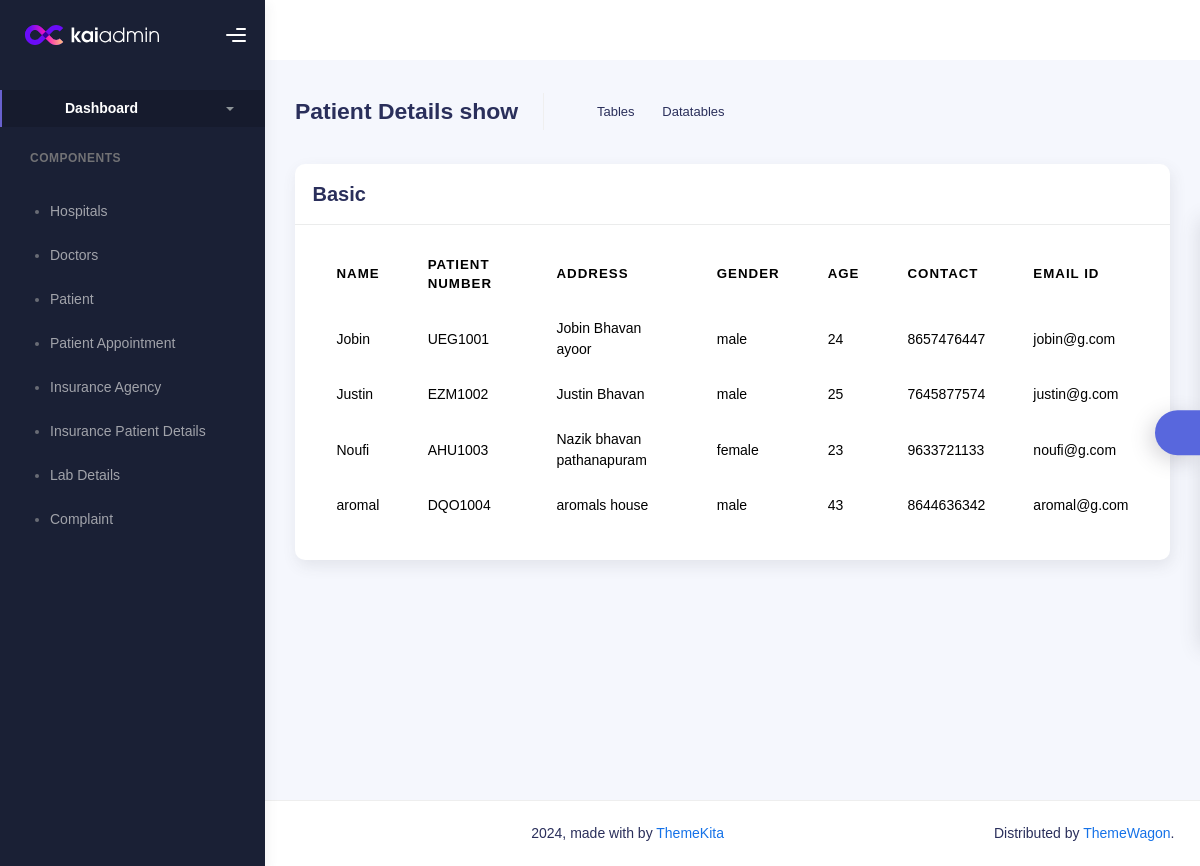
/pat_reg_show (signed in), run on the app's committed database.
### hosp_app/models.py (models this page shows, shortened)
class Patient(models.Model):
    name = models.CharField(max_length=100)
    address = models.CharField(max_length=100)
    gender = models.CharField(max_length=100)
    age = models.CharField(max_length=100)
    contact = models.CharField(max_length=100)
    loginid = models.ForeignKey(Login, on_delete=models.CASCADE)
    pr_number = models.CharField(max_length=15, unique=True, blank=True, null=True)

class Login(models.Model):
    email=models.EmailField(unique=True)
    password=models.CharField(max_length=50)
    usertype=models.CharField(max_length=100)
    status=models.IntegerField(default=0)

### hosp_app/views.py (the view)
# urls.py: path('pat_reg_show',views.pat_reg_show,name='pat_reg_show'),
def pat_reg_show(request):
    if 'user_id' in request.session:
        pat_show=Patient.objects.all()
        return render(request,'pat_reg_show.html',{'pat_show':pat_show})
    else:
        return redirect('login')

### hosp_app/templates/pat_reg_show.html (shortened to what this page needs)
{% load static %}
<!DOCTYPE html>
<html lang="en">
  <head>
    <link rel="stylesheet" href="{% static 'kaiadmin-lite-1.2.0/assets/css/bootstrap.min.css' %}" />
    <link rel="stylesheet" href="{% static 'kaiadmin-lite-1.2.0/assets/css/plugins.min.css' %}" />
    <link rel="stylesheet" href="{% static 'kaiadmin-lite-1.2.0/assets/css/kaiadmin.min.css' %}" />
    <link rel="stylesheet" href="{% static 'kaiadmin-lite-1.2.0/assets/css/demo.css' %}" />
  </head>
  <body>
    <div class="wrapper">
      <div class="sidebar" data-background-color="dark">
        <div class="sidebar-logo">
          <div class="logo-header" data-background-color="dark">
            <a href="../index.html" class="logo">
              <img
                src="{% static 'kaiadmin-lite-1.2.0/assets/img/kaiadmin/logo_light.svg' %}"
                alt="navbar brand"
                class="navbar-brand"
                height="20"
              />
            </a>
            <div class="nav-toggle">
              <button class="btn btn-toggle toggle-sidebar">
                <i class="gg-menu-right"></i>
              </button>
            </div>
          </div>
        </div>
        <div class="sidebar-wrapper scrollbar scrollbar-inner">
          <div class="sidebar-content">
            <ul class="nav nav-secondary">
              <ul class="nav nav-secondary">
              <li class="nav-item active">
                <a
                  data-bs-toggle="collapse"
                  href="#dashboard"
                  class="collapsed"
                  aria-expanded="false"
                >
                  <p>Dashboard</p>
                  <span class="caret"></span>
                </a>
              </li>
              <li class="nav-section">
                <h4 class="text-section">Components</h4>
              </li>
              <li class="nav-item">
                <ul class="nav nav-collapse">
                    <li>
                      <a href="hosp_reg_show">
                        <span class="sub-item">Hospitals</span>
                      </a>
                    </li>
                    <li>
                      <a href="doc_reg_show">
                        <span class="sub-item">Doctors</span>
                      </a>
                    </li>
                    <li>
                      <a href="pat_reg_show">
                        <span class="sub-item">Patient</span>
                      </a>
                    </li>
                    <li>
                      <a href="pat_appoint_show_admin">
                        <span class="sub-item">Patient Appointment</span>
                      </a>
                    </li>
                    <li>
                      <a href="ins_show_admin">
                        <span class="sub-item">Insurance Agency</span>
                      </a>
                    </li>
                    <li>
                      <a href="ins_pat_show_admin">
                        <span class="sub-item">Insurance Patient Details</span>
                      </a>
                    </li>
                    <li>
                      <a href="labs_show_admin">
                        <span class="sub-item">Lab Details</span>
                      </a>
                    </li>
                    <li>
                      <a href="admin_complaint_list">
                        <span class="sub-item">Complaint</span>
                      </a>
                    </li>
                  </ul>
              </li>
            </ul>
          </div>
        </div>
      </div>
      <div class="main-panel">
        <div class="main-header">
        </div>
        <div class="container">
          <div class="page-inner">
            <div class="page-header">
              <h3 class="fw-bold mb-3">Patient Details show</h3>
              <ul class="breadcrumbs mb-3">
                <li class="nav-item">
                  <a href="#">Tables</a>
                </li>
                <li class="nav-item">
                  <a href="#">Datatables</a>
                </li>
              </ul>
            </div>
            <div class="row">
              <div class="col-md-12">
                <div class="card">
                  <div class="card-header">
                    <h4 class="card-title">Basic</h4>
                  </div>
                  <div class="card-body">
                    <div class="table-responsive">
                      <table
                        id="basic-datatables"
                        class="display table table-striped table-hover"
                      >
                        <thead>
                          <tr>
                            <th>Name</th>
                            <th>Patient Number</th>
                            <th>Address</th>
                            <th>Gender</th>
                            <th>Age</th>
                            <th>Contact </th>
                            <th>email id</th>
                          </tr>
                        </thead>
                        <tfoot>
                            {% for i in pat_show %}
                          <tr>
                            <td>{{i.name}}</td>
                            <td>{{i.pr_number}}</td>
                            <td>{{i.address}}</td>
                            <td>{{i.gender}}</td>
                            <td>{{i.age}}</td>
                            <td>{{i.contact}}</td>
                            <td>{{i.loginid.email}}</td>
                          </tr>
                          {% endfor %}
                        </tfoot>
                      </table>
                    </div>
                  </div>
                </div>
              </div>
              </div>
              </div>
            </div>
          </div>
        </div>
        <footer class="footer">
          <div class="container-fluid d-flex justify-content-between">
            <nav class="pull-left">
              <ul class="nav">
                <li class="nav-item">
                  <a class="nav-link" href="http://www.themekita.com">
                  </a>
                </li>
                <li class="nav-item">
                  <a class="nav-link" href="#"> Help </a>
                </li>
                <li class="nav-item">
                  <a class="nav-link" href="#"> Licenses </a>
                </li>
              </ul>
            </nav>
            <div class="copyright">
              2024, made with  by
              <a href="http://www.themekita.com">ThemeKita</a>
            </div>
            <div>
              Distributed by
              <a target="_blank" href="https://themewagon.com/">ThemeWagon</a>.
            </div>
          </div>
        </footer>
      <div class="custom-template">
        <div class="custom-toggle">
        </div>
      </div>
  </body>
</html>

### hosp_app/static/kaiadmin-lite-1.2.0/assets/css/demo.css (style rules this page uses)
.custom-template { position: fixed; top: 50%; transform: translateY(-50%); right: -325px; width: 325px; height: max-content; display: block; z-index: 1; background: #ffffff; transition: all .3s; z-index: 1003; box-shadow: -1px 1px 20px rgba(69, 65, 78, 0.15); border-top-left-radius: 5px; border-bottom-left-radius: 5px; transition: all .5s; }
.custom-template .custom-toggle { position: absolute; width: 45px; height: 45px; background: #5867dd; top: 50%; left: -45px; transform: translateY(-50%); display: flex; align-items: center; justify-content: center; text-align: center; border-top-left-radius: 30px; border-bottom-left-radius: 30px; cursor: pointer; color: #ffffff; box-shadow: -5px 5px 20px rgba(69, 65, 78, 0.21); }

### data on the page
Patient: name "Jobin", pr_number "UEG1001", address "Jobin Bhavan ayoor", gender "male", age "24", contact "8657476447", loginid.email "jobin@g.com"
Patient: name "Justin", pr_number "EZM1002", address "Justin Bhavan", gender "male", age "25", contact "7645877574", loginid.email "justin@g.com"
Patient: name "Noufi", pr_number "AHU1003", address "Nazik bhavan pathanapuram", gender "female", age "23", contact "9633721133", loginid.email "noufi@g.com"
Patient: name "aromal", pr_number "DQO1004", address "aromals house", gender "male", age "43", contact "8644636342", loginid.email "aromal@g.com"
